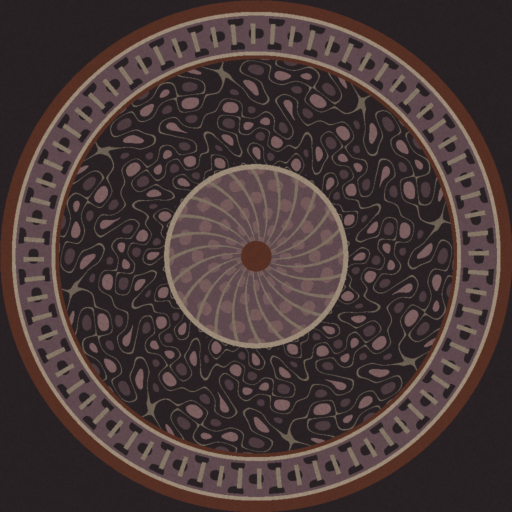
#> input picture assets/rooms/entrance/rug_diff_orig.png, 1024 x 1024 px (shown at 1/2 size)
$ python entrance_textures.py   (older library calls are emulated)
#> lines starting #> are read from the running program, lines starting #| are printed output that depends on the picture; after the words box and inside, x2 and y2 are one past the last pixel; in counts of white or black regions, pixels touching at a corner belong together
"""Make the entrance floor tiles (glossy beige-taupe) and warm up the round rug."""
import cv2, numpy as np, os
D = os.path.join(os.path.dirname(__file__), '..', 'assets', 'rooms', 'entrance')
rng = np.random.default_rng(7); S, N, G = 1024, 4, 5          # size, tiles per side, grout px
tile = S // N
base = np.array([196, 176, 148], np.float32)                 # sRGB beige-taupe (RGB)
diff = np.zeros((S, S, 3), np.float32); rough = np.zeros((S, S), np.float32); nor_h = np.zeros((S, S), np.float32)
yy, xx = np.mgrid[0:tile, 0:tile].astype(np.float32)
for i in range(N):
    for j in range(N):
        k = 1 + rng.uniform(-0.06, 0.06) + (0.035 if (i + j) % 2 else -0.035)   # soft checker + per-tile variation
        hue = np.array([1, 1 + rng.uniform(-0.015, 0.015), 1 + rng.uniform(-0.03, 0.02)])
        c = base * k * hue
        # gentle cloudy marbling inside each tile
        n = cv2.GaussianBlur(rng.normal(0, 1, (tile, tile)).astype(np.float32), (0, 0), 18); n /= np.abs(n).max() + 1e-6
        f = cv2.GaussianBlur(rng.normal(0, 1, (tile, tile)).astype(np.float32), (0, 0), 3); f /= np.abs(f).max() + 1e-6
        t = c[None, None, :] * (1 + 0.035 * n[..., None] + 0.012 * f[..., None])
        diff[i*tile:(i+1)*tile, j*tile:(j+1)*tile] = t
        rough[i*tile:(i+1)*tile, j*tile:(j+1)*tile] = 0.16 + 0.06 * (n * 0.5 + 0.5)
        nor_h[i*tile:(i+1)*tile, j*tile:(j+1)*tile] = 1 - 0.0 * xx
grout = np.zeros((S, S), bool)
for p in range(N + 1):
    for q in range(-G // 2 - 1, G // 2 + 1):
        grout[np.clip(p * tile + q, 0, S - 1), :] = True; grout[:, np.clip(p * tile + q, 0, S - 1)] = True
diff[grout] = [118, 100, 80]; rough[grout] = 0.85; nor_h[grout] = 0
diff = np.clip(diff, 0, 255).astype(np.uint8)
cv2.imwrite(os.path.join(D, 'stonetile_diff.jpg'), cv2.cvtColor(diff, cv2.COLOR_RGB2BGR), [cv2.IMWRITE_JPEG_QUALITY, 92])
cv2.imwrite(os.path.join(D, 'stonetile_rough.jpg'), (rough * 255).astype(np.uint8))
# normal map from a height map with rounded tile edges
h = cv2.GaussianBlur(nor_h, (0, 0), 2.0)
gx = cv2.Sobel(h, cv2.CV_32F, 1, 0, ksize=3); gy = cv2.Sobel(h, cv2.CV_32F, 0, 1, ksize=3)
nz = np.ones_like(h); nrm = np.dstack([-gx * 2, gy * 2, nz]); nrm /= np.linalg.norm(nrm, axis=2, keepdims=True)
cv2.imwrite(os.path.join(D, 'stonetile_nor.jpg'), cv2.cvtColor(((nrm * 0.5 + 0.5) * 255).astype(np.uint8), cv2.COLOR_RGB2BGR))
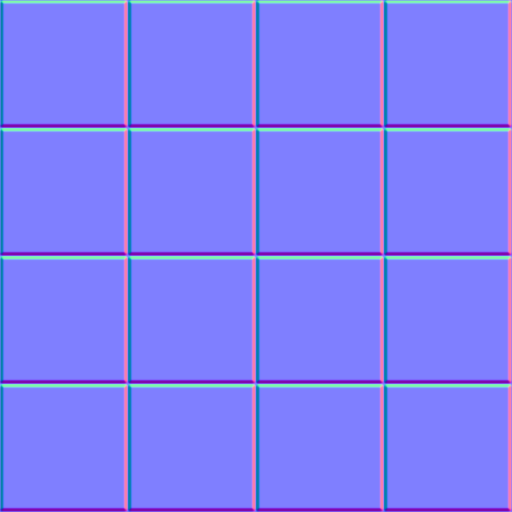
#> saved as stonetile_nor.jpg: shape (1024, 1024, 3) (shown at 1/2 size); mean B, G, R 248.1, 126.9, 127.1

# ---- rug: move the purple/mauve palette to warm browns, rust and cream
src = os.path.join(D, 'rug_diff_orig.png')
if not os.path.exists(src): os.rename(os.path.join(D, 'rug_diff.png'), src)
im = cv2.imread(src, cv2.IMREAD_UNCHANGED); bgr, a = im[..., :3], im[..., 3]
#> further down, im is the input picture: shape (1024, 1024, 4); mean B, G, R, A 55.2, 56.1, 70.9, 200.3
#> after `bgr, a = (im[..., :3], im[..., 3])`:
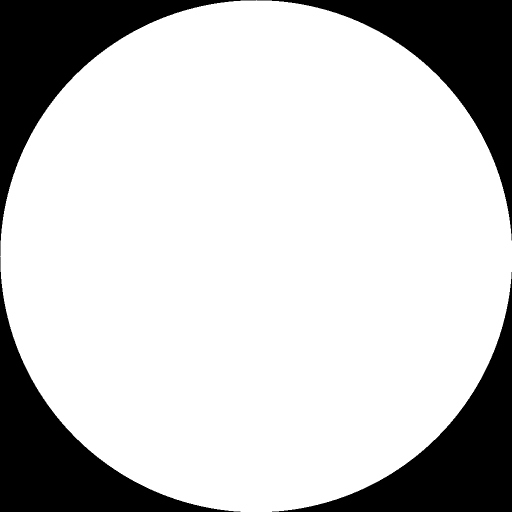
#> a: shape (1024, 1024) (shown at 1/2 size); 78.5% white; 4 black regions, box (x1, y1, x2, y2) and area: (0, 0, 512, 512) 56788, (513, 0, 1024, 481) 56276, (0, 513, 481, 1024) 56276, (544, 544, 1024, 1024) 55765
rgb = cv2.cvtColor(bgr, cv2.COLOR_BGR2RGB).astype(np.float32) / 255
lum = rgb @ np.array([0.3, 0.55, 0.15], np.float32)
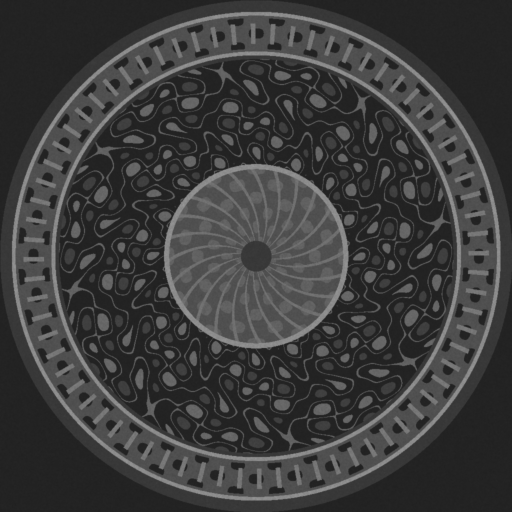
#> lum: shape (1024, 1024) float32 (shown at 1/2 size); min 0.126, max 0.598, mean 0.237
lo, hi = np.percentile(lum[a > 0], 2), np.percentile(lum[a > 0], 99.5); t = np.clip((lum - lo) / (hi - lo), 0, 1)
#> after `lo, hi = (np.percentile(lum[a > 0], 2), np.percentile(lum[a > 0], 99.5`: lo = 0.134; hi = 0.566
#> after `t = np.clip((lum - lo) / (hi - lo), 0, 1)`:
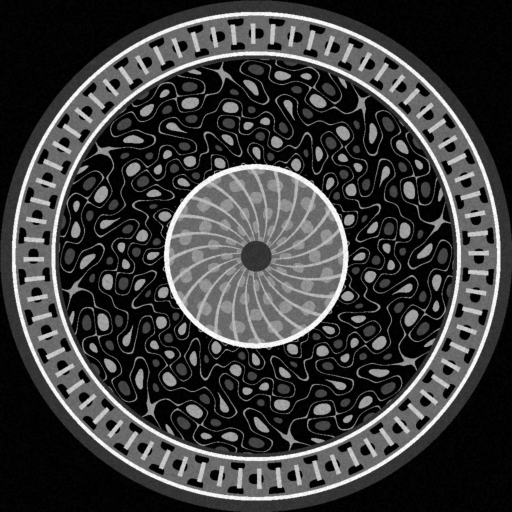
#> t: shape (1024, 1024) float32 (shown at 1/2 size); min 0, max 1, mean 0.239
# warm palette from the rendered reference: dark chocolate -> rose-brown -> tan -> cream
stops = np.array([0, 0.32, 0.6, 1.0], np.float32)
cols = np.array([[46, 30, 24], [120, 74, 60], [176, 122, 100], [232, 210, 178]], np.float32) / 255
out = np.stack([np.interp(t, stops, cols[:, c]) for c in range(3)], -1)
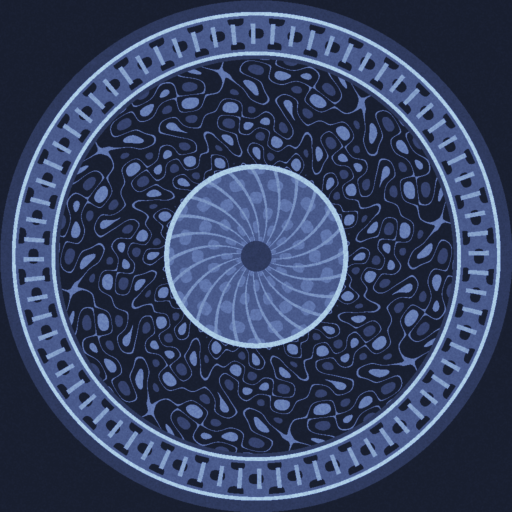
#> out: shape (1024, 1024, 3) float64 (shown at 1/2 size); mean of channels 0, 1, 2 0.381, 0.262, 0.214; drawn as B, G, R
hsv0 = cv2.cvtColor(bgr, cv2.COLOR_BGR2HSV)
#> hsv0: shape (1024, 1024, 3); mean H, S, V 120.8, 59.6, 70.9
rust = (hsv0[..., 1] > 120) & ((hsv0[..., 0] < 14) | (hsv0[..., 0] > 172))      # keep the rust rings, a little richer
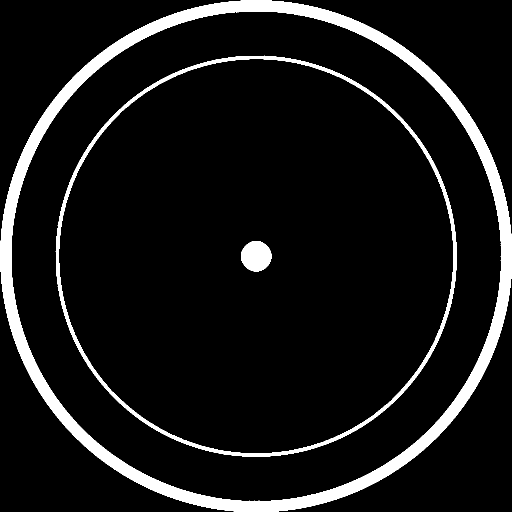
#> rust: shape (1024, 1024) bool (shown at 1/2 size); 8.6% white; 3 white regions, box (x1, y1, x2, y2) and area: (1, 1, 1024, 1024) 70377, (111, 111, 913, 913) 17230, (482, 482, 543, 543) 2893
out[rust] = np.clip(rgb[rust] * np.array([1.12, 0.95, 0.85]), 0, 1)
out = cv2.cvtColor((out * 255).astype(np.uint8), cv2.COLOR_RGB2BGR)
cv2.imwrite(os.path.join(D, 'rug_diff.png'), np.dstack([out, a]))
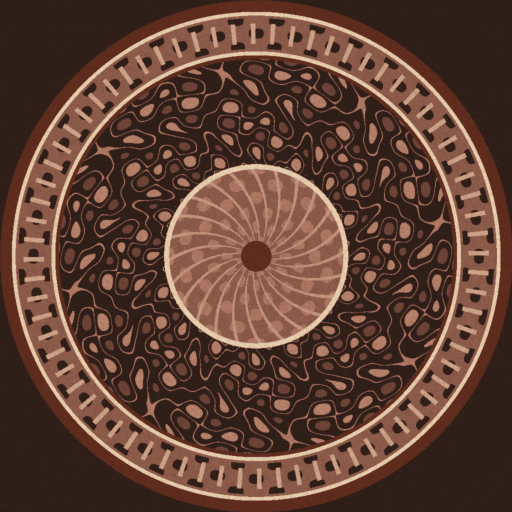
#> saved as rug_diff.png: shape (1024, 1024, 4) (shown at 1/2 size); mean B, G, R, A 52.7, 65.2, 96.7, 200.3
print('ok')
